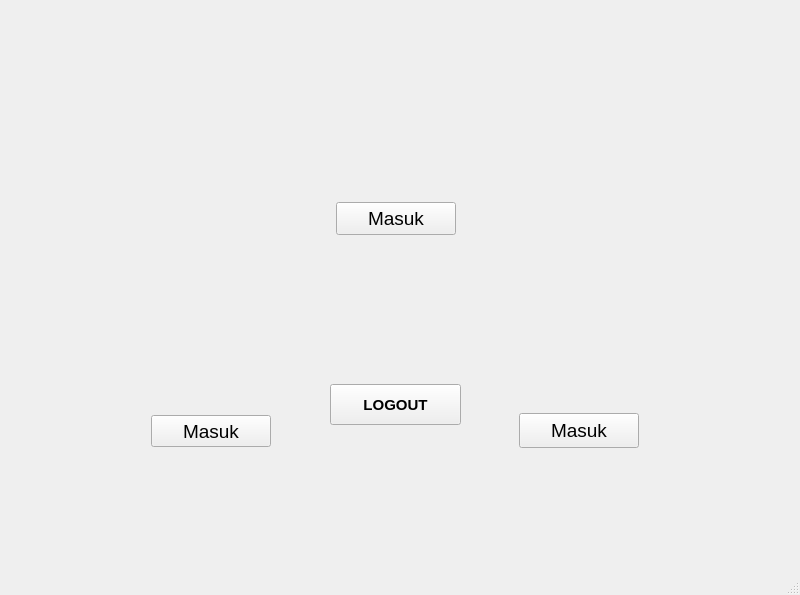
<?xml version="1.0" encoding="UTF-8"?>
<ui version="4.0">
 <class>MainWindow</class>
 <widget class="QMainWindow" name="MainWindow">
  <property name="geometry">
   <rect>
    <x>0</x>
    <y>0</y>
    <width>800</width>
    <height>595</height>
   </rect>
  </property>
  <property name="windowTitle">
   <string>MainWindow</string>
  </property>
  <widget class="QWidget" name="centralwidget">
   <widget class="QPushButton" name="btn_view">
    <property name="geometry">
     <rect>
      <x>519</x>
      <y>413</y>
      <width>120</width>
      <height>35</height>
     </rect>
    </property>
    <property name="font">
     <font>
      <pointsize>14</pointsize>
     </font>
    </property>
    <property name="text">
     <string>Masuk</string>
    </property>
   </widget>
   <widget class="QPushButton" name="btn_delete">
    <property name="geometry">
     <rect>
      <x>151</x>
      <y>415</y>
      <width>120</width>
      <height>32</height>
     </rect>
    </property>
    <property name="font">
     <font>
      <pointsize>14</pointsize>
     </font>
    </property>
    <property name="text">
     <string>Masuk</string>
    </property>
   </widget>
   <widget class="QPushButton" name="btn_insert">
    <property name="geometry">
     <rect>
      <x>336</x>
      <y>202</y>
      <width>120</width>
      <height>33</height>
     </rect>
    </property>
    <property name="font">
     <font>
      <pointsize>14</pointsize>
     </font>
    </property>
    <property name="text">
     <string>Masuk</string>
    </property>
   </widget>
   <widget class="QPushButton" name="btn_logout">
    <property name="geometry">
     <rect>
      <x>330</x>
      <y>384</y>
      <width>131</width>
      <height>41</height>
     </rect>
    </property>
    <property name="font">
     <font>
      <pointsize>11</pointsize>
      <weight>75</weight>
      <bold>true</bold>
     </font>
    </property>
    <property name="text">
     <string>LOGOUT</string>
    </property>
   </widget>
   <widget class="QLabel" name="label">
    <property name="geometry">
     <rect>
      <x>2</x>
      <y>4</y>
      <width>787</width>
      <height>534</height>
     </rect>
    </property>
    <property name="text">
     <string/>
    </property>
    <property name="pixmap">
     <pixmap>../resourse png/dashboard User.png</pixmap>
    </property>
    <property name="scaledContents">
     <bool>true</bool>
    </property>
   </widget>
   <zorder>label</zorder>
   <zorder>btn_view</zorder>
   <zorder>btn_delete</zorder>
   <zorder>btn_insert</zorder>
   <zorder>btn_logout</zorder>
  </widget>
  <widget class="QMenuBar" name="menubar">
   <property name="geometry">
    <rect>
     <x>0</x>
     <y>0</y>
     <width>800</width>
     <height>26</height>
    </rect>
   </property>
  </widget>
  <widget class="QStatusBar" name="statusbar"/>
 </widget>
 <resources/>
 <connections/>
</ui>
